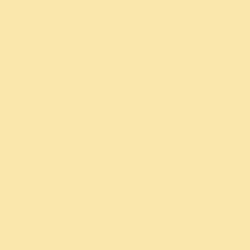
Frame 1 (no input)
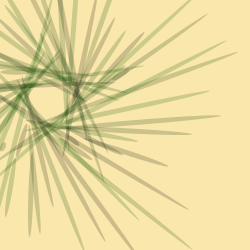
Frame 60 (the mouse pressed at the canvas centre just before this capture)
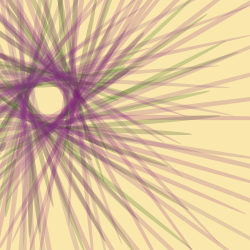
Frame 120 (the mouse held since frame 60 and released just before this capture)

The Processing sketch that drew these frames (run headless with seeded random() and noise(); from frame 60 on, the mouse is pressed at the canvas centre):

// Processing sketch: processing_18801
// ── processing_18801.pde

float y;
  void setup() {
    size(250,250);
    smooth();
    background(#FAE7A2+10);
    noStroke();
  }// basic background
  
   void draw() {
    y=y+5;
   
    fill(mouseX,random(100,200),30,mouseY);
    
    translate(50,100);
    rotate(y-8);
    fill(random(mouseX+10,mouseY),random(8,90),mouseY,random(50,0));
    ellipse(random(30,100),random(15,30),y,5); 
  }
